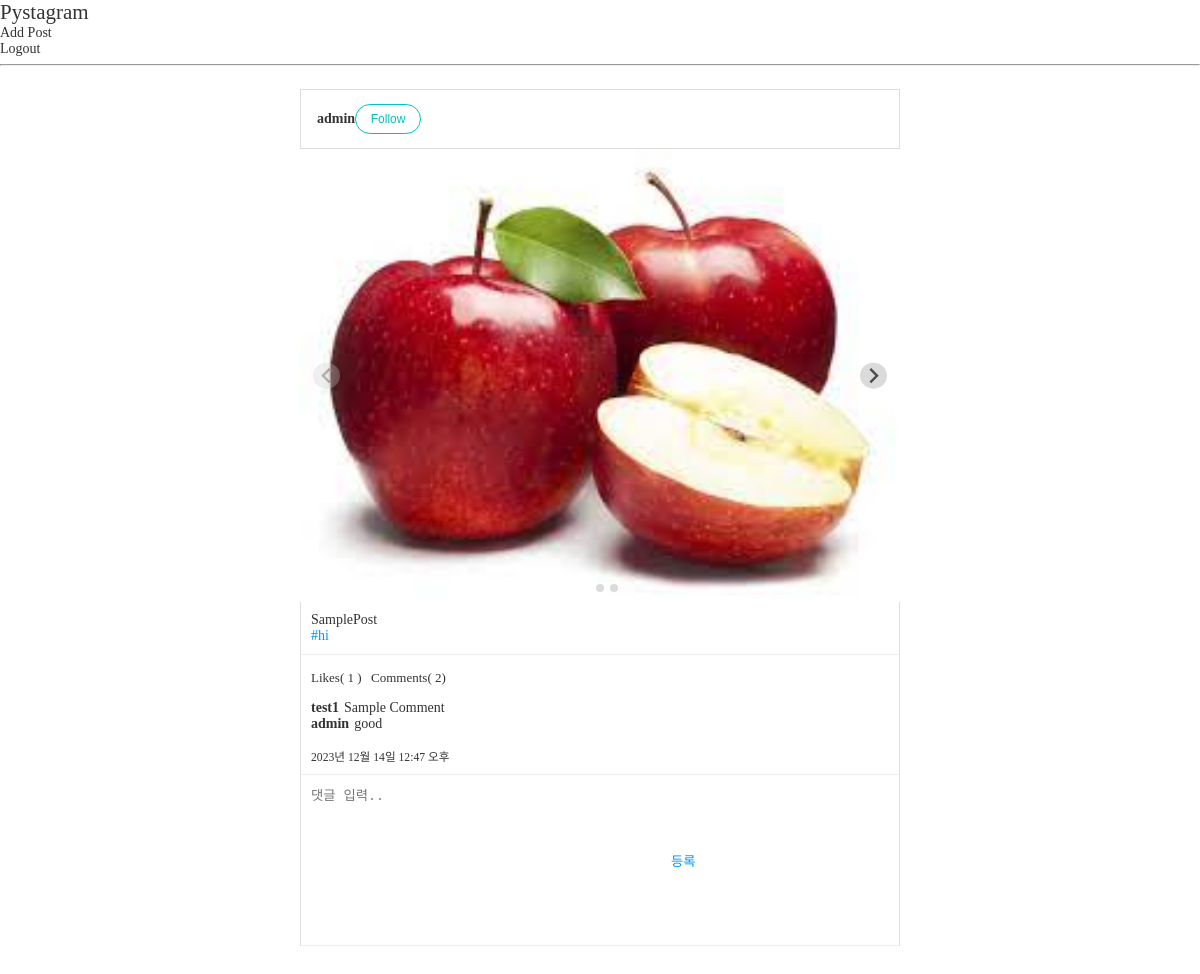
Page /posts/1/ on the earlier database version.
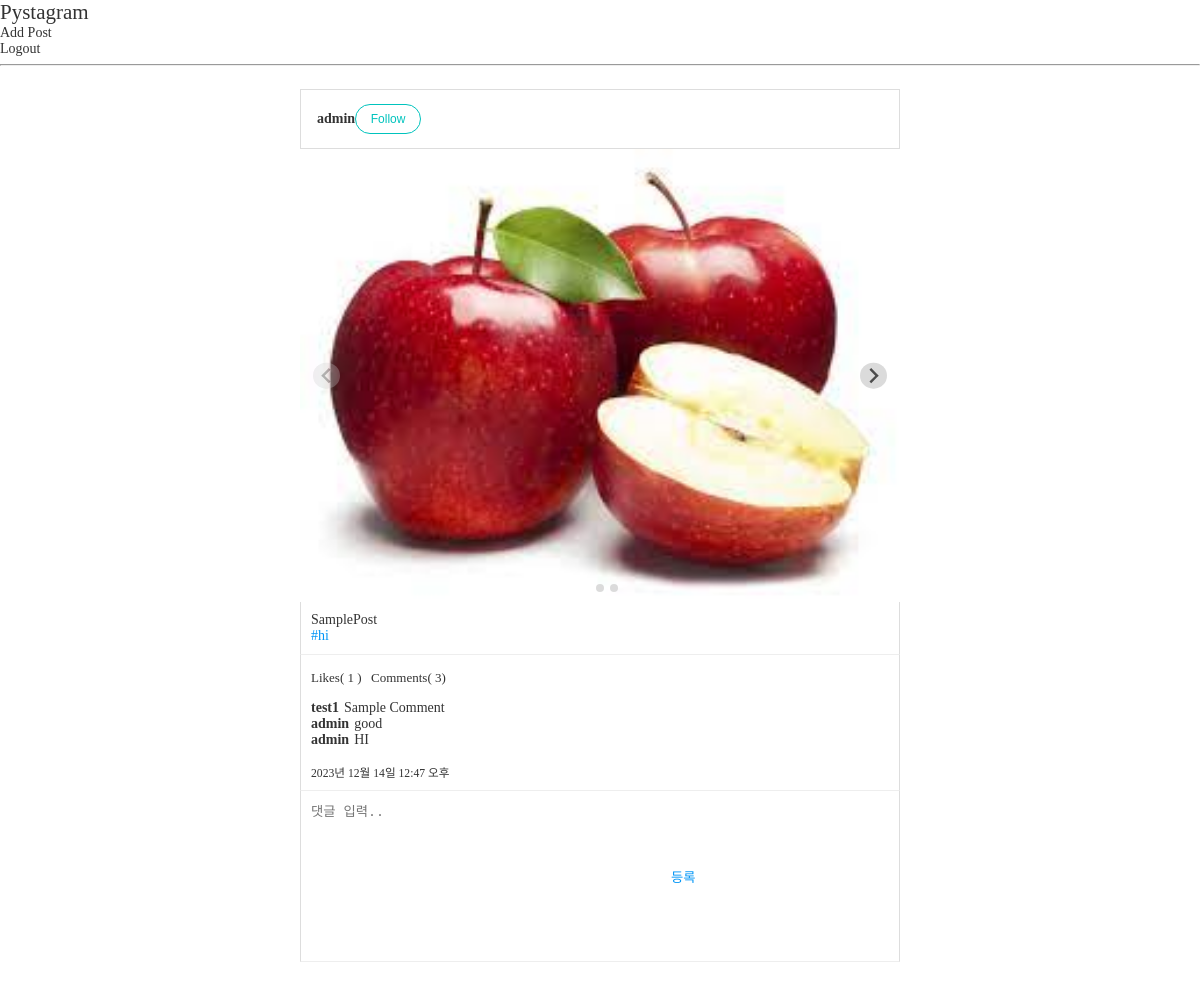
Same page on the later database version.
### posts/models.py (models this page shows, shortened)
class PostImage(models.Model):
    post = models.ForeignKey(
        Post,
        verbose_name="포스트",
        on_delete=models.CASCADE,
    )
    photo = models.ImageField("사진", upload_to="post")

class HashTag(models.Model):
    name = models.CharField("태그명", max_length=50)

class Post(models.Model):
    user = models.ForeignKey(
        "users.User",
        verbose_name="작성자",
        on_delete=models.CASCADE,
    )
    content = models.TextField("내용")
    created = models.DateTimeField("등록일", auto_now_add=True)
    tags = models.ManyToManyField("posts.HashTag", verbose_name="해시태그 목록", blank=True)

class Comment(models.Model):
    user = models.ForeignKey(
        "users.User",
        verbose_name="작성자",
        on_delete=models.CASCADE,
    )
    post = models.ForeignKey(
        Post,
        verbose_name="포스트",
        on_delete=models.CASCADE,
    )
    content = models.TextField("내용")
    created = models.DateTimeField("작성일", auto_now_add=True)

### users/models.py (models this page shows, shortened)
class User(AbstractUser):
    profile_image = models.ImageField(
        "프로필 이미지",
        upload_to="users/profile",
        blank=True
        )
    short_description = models.TextField("소개글",  blank=True)
    like_posts = models.ManyToManyField(
        "posts.Post",
        verbose_name="좋아요 누른 포스트 목록",
        related_name="like_users",
        blank=True,
    )
    following = models.ManyToManyField(
        "self",
        verbose_name="팔로우 중인 유저들",
        related_name="followers",
        symmetrical=False,
        through="users.Relationship",
    )

### posts/views.py (the view)
# urls.py: path("<int:post_id>/", views.PostDetail.as_view(), name="post_detail"),
class PostDetail(TemplateView):
    template_name = "posts/post_detail.html"
    def get_context_data(self, **kwargs):
        context = super().get_context_data(**kwargs)
        postId = kwargs["post_id"]
        post = models.Post.objects.get(id = postId)
        context["post"] = post
        context["comment_form"] = forms.CommentForm()
        return context

### posts/forms.py
class CommentForm(forms.ModelForm):
    class Meta:
        model = models.Comment
        fields = [
            "post",
            "content",
            ]
        widgets = {
            "content" : forms.Textarea(
                attrs={
                    "placeholder": "댓글 입력.."
                }
            )
        }

### templates/posts/post_detail.html
{% extends "base_slider.html" %}
{% block content %}
    <div id="feeds" class="post-container">
        {% url "posts:post_detail" post.id as action_redirect_to %}
        {% include "posts/post.html" with action_redirect_url=action_redirect_to %}
    </div>
{% endblock %}

### templates/posts/post.html (shortened to what this page needs)
<article id="post-{{ post.id }}" class="post">
    <header class="post-header">
        <a href="{% url "users:profile" user_id=post.user.id %}">
        <span>{{ post.user.username }}</span>
        </a>
        {% if user != post.user %}
            <form action="{% url "users:follow" user_id=post.user.id %}?next={{ action_redirect_url }}" method="POST">
                <button type="submit" class="btn btn-primary">
                    {% if post.user in user.following.all %}
                        UnFollow
                    {% else %}
                        Follow
                    {% endif %}
                </button>
            </form>
        {% endif %}
    </header>
    {% if post.postimage_set.count > 0 %}
    <div class="post-images splide">
        <div class="splide__track">
            <ul class="splide__list">
                {% for image in  post.postimage_set.all %}
                    {% if image.photo %}
                    <li class="splide__slide">
                        <img src="{{ image.photo.url }}">
                    </li>
                    {% endif %}
                {% endfor %}
            </ul>
        </div>
    </div>
    {% endif %}
    <div class="post-content">
        {{ post.content|linebreaksbr }}
        <div class="post-tags">
            {% for tag in post.tags.all %}
                <a href="{% url "posts:tags" tag_name=tag.name %}">#{{ tag.name }}</a>
            {% endfor %}
        </div>
    </div>
    <div class="post-buttons">
        <form action="{% url "posts:post_like" post_id=post.id %}?next={{ action_redirect_url }}" method="POST">
            <button type="submit"
                >
                Likes( {{ post.like_users.count }} )
            </button>
        </form>
        <span>Comments( {{ post.comment_set.count }})</span>
    </div>
    <div class="post-comments">
        <ul>
            {% for comment in  post.comment_set.all %}
                <li>
                    <span>{{ comment.user.username }}</span>
                    <span>{{ comment.content }}</span>
                </li>
            {% endfor %}
        </ul>
    </div>
    <small>{{ post.created }}</small>
    <div class="post-comment-create">
        <form method="POST" action="{% url "posts:comment_add" %}?next={{ action_redirect_url }}">
            {{ comment_form.content }}
            <button type="submit">등록</button>
        </form>
    </div>
</article>

Differences in the rows shown:
computed for Post "SamplePost": comment_set.count "2" → "3"
added Comment: user.username "admin", content "HI"
